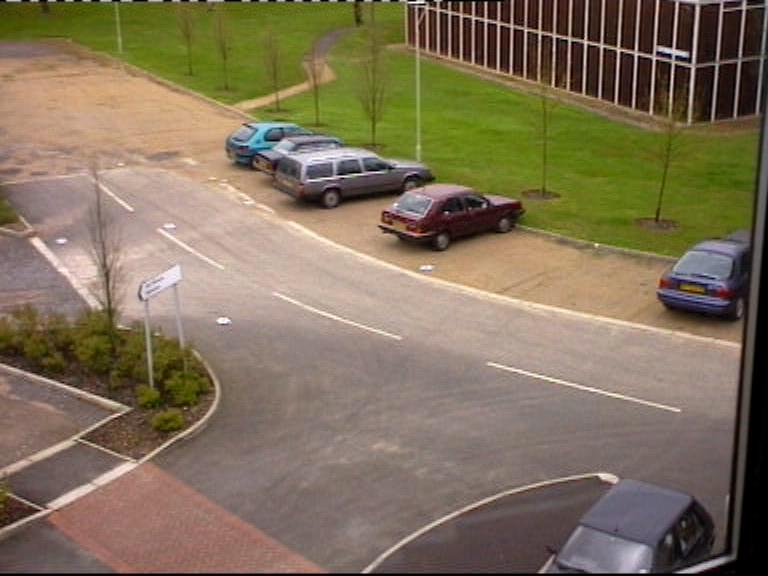
#> input picture 唐麒_21120299_W5/Scene_Data/0000.jpg, 768 x 576 px
$ python main.py
#> lines starting #> are read from the running program, lines starting #| are printed output that depends on the picture
# coding: utf-8
# Author：QiTang
# Date ：30/10/2022

import os
import cv2
import time
import pickle
import numpy as np
import matplotlib.pyplot as plt

# 值越大，前景被当作背景的可能性也越大
# 值越小，背景被当作前景的可能性也越大
SIGMA = 30  # 可调整的参数
WEIGHT = 0.1  # 可调整的参数


# 图像GMM模型定义
class GmmModel:
    def __init__(self, sample_image):
        # 像素点个数
        self.img_size = sample_image.shape[0] * sample_image.shape[1]
        # 各像素点的模型个数 （初始化为0）
        self.model_count = np.zeros([1, self.img_size], int)
        # GMM高斯模型的个数 K （这里是固定的，有些方法可以对每个像素进行自适应模型个数K的选取）
        self.k = 4  # 可调整的参数
        # 学习率 Alpha
        self.alpha = 0.005  # 可调整的参数
        # SumOfWeightThreshold T
        self.t = 0.75  # 可调整的参数
        # 各个模型的权重系数（初始化为0）
        self.w = np.zeros([self.k, self.img_size])
        # 各高斯模型的均值（初始化为0）
        self.u = np.zeros([self.k, self.img_size])
        # 各高斯模型的标准差（初始化为默认值）
        self.sigma = np.full([self.k, self.img_size], SIGMA)


# 加载训练数据集
def load_train_dataset(path):
    image_set = []

    for pic_i in range(1, 109):
        if pic_i < 10:
            pic_name = "000%d.jpg" % pic_i
        elif 100 > pic_i >= 10:
            pic_name = "00%d.jpg" % pic_i
        else:
            pic_name = "0%d.jpg" % pic_i
        file_path = os.path.join(path, pic_name)
        # 以灰度图的形式读取
        img = cv2.imread(file_path, cv2.IMREAD_GRAYSCALE)
        image_set.append(img)
    return image_set


# 加载测试数据集
# [15 lines left out: function load_test_dataset, not called in this run]


# 读取图片集合，返回灰度图
def load_data_set(path, is_training=True):
    if is_training:
        return load_train_dataset(path)
    else:
        return load_test_dataset(path)


# gmm模型初始化
def gmm_model_create():
    # 读取首张图片帧
    first_frame = cv2.imread('./Scene_Data/0000.jpg', cv2.IMREAD_GRAYSCALE)
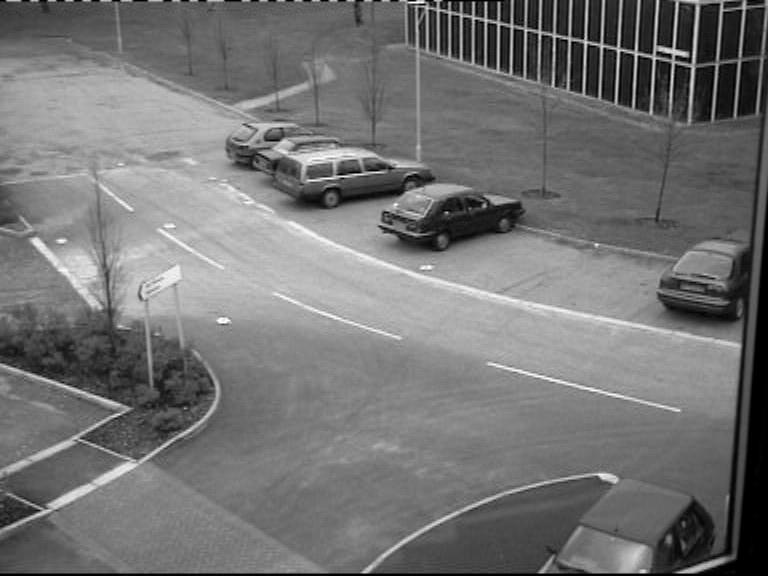
#> first_frame: shape (576, 768); min 0, max 255, mean 115.6
    return GmmModel(first_frame)


# 训练模型参数
def gmm_model_train(gmm_model, single_frame):
    # start_time = time.time()
    img_rows = single_frame.shape[0]
    img_cols = single_frame.shape[1]
    for m in range(img_rows):
        for n in range(img_cols):
            # 用于标识是否存在与像素点(m,n)匹配的分布模型
            matched = False
            for k in range(gmm_model.model_count[0, m * img_cols + n]):
                # 计算像素点与高斯分布均值的差值
                difference = abs(single_frame[m, n] - gmm_model.u[k, m * img_cols + n])
                distance = difference * difference
                # 当前像素点满足当前高斯分布
                if difference <= 2.5 * gmm_model.sigma[k, m * img_cols + n]:
                    matched = True
                    # 更新第k个高斯分布模型的参数
                    # 计算第k个高斯分布在该像素点上的概率密度
                    prob = (1 / (2 * np.pi * gmm_model.sigma[k, m * img_cols + n] ** 2) ** 0.5) * np.exp(
                        -(single_frame[m, n] - gmm_model.u[k, m * img_cols + n]) ** 2 / (
                                2 * (gmm_model.sigma[k, m * img_cols + n] ** 2)))
                    p = gmm_model.alpha * prob
                    # update weight
                    gmm_model.w[k, m * img_cols + n] = (1 - gmm_model.alpha) * gmm_model.w[
                        k, m * img_cols + n] + gmm_model.alpha
                    # update mean
                    gmm_model.u[k, m * img_cols + n] = (1 - p) * gmm_model.u[k, m * img_cols + n] + p * single_frame[
                        m, n]
                    # update standard deviation
                    if gmm_model.sigma[k, m * img_cols + n] < SIGMA / 2:
                        gmm_model.sigma[k, m * img_cols + n] = SIGMA / 2
                    else:
                        gmm_model.sigma[k, m * img_cols + n] = ((1 - p) * gmm_model.sigma[
                            k, m * img_cols + n] ** 2 + p * distance) ** 0.5
                    break
                else:
                    # 当前像素点不满足当前高斯分布
                    # 只更新weight
                    gmm_model.w[k, m * img_cols + n] = (1 - gmm_model.alpha) * gmm_model.w[k, m * img_cols + n]
                # 对k个gmm_model进行排序，便于后面高斯分布模型的替换和更新
                gmm_model_sort(gmm_model, m, n, img_cols)
            '''
            # 当前像素点未匹配到任何一个高斯分布，则需要新建一个高斯分布
            # 这里需要考虑两种情况
            # 1. 存在未初始化的高斯分布：此时可新建一个高斯分布
            # 2. k个高斯分布均已被初始化：此时替换order_weight最低的分布模型
            '''
            if not matched:
                # print('(', m, ',', n, ')', 'no matching distribution')
                # condition 1
                model_count = gmm_model.model_count[0, m * img_cols + n]
                if model_count < gmm_model.k:
                    # 初始化weight
                    gmm_model.w[model_count, m * img_cols + n] = WEIGHT
                    # 初始化mean
                    gmm_model.u[model_count, m * img_cols + n] = single_frame[m, n]
                    # 初始化standard deviation
                    gmm_model.sigma[model_count, m * img_cols + n] = SIGMA
                    gmm_model.model_count[0, m * img_cols + n] = model_count + 1
                # condition 2
                else:
                    # update weight
                    gmm_model.w[gmm_model.k - 1, m * img_cols + n] = WEIGHT
                    # update mean
                    gmm_model.u[gmm_model.k - 1, m * img_cols + n] = single_frame[m, n]
                    # update standard deviation
                    gmm_model.sigma[gmm_model.k - 1, m * img_cols + n] = SIGMA
            # weight归一化
            # 加上此判断条件，运行速度快了很多
            if sum(gmm_model.w[:, m * img_cols + n]) != 0:
                gmm_model.w[:, m * img_cols + n] = gmm_model.w[:, m * img_cols + n] / sum(
                    gmm_model.w[:, m * img_cols + n])
    # end_time = time.time()
    # print(end_time - start_time)


# 对指定像素点的k个gmm_model进行排序(依据：w/sigma)
# [55 lines left out: functions gmm_model_sort, optimize_frame, background_subtract, not called in this run]


# 保存GMM模型到本地
def gmm_model_save(gmm_model, path):
    with open(path, 'wb') as f:
        pickle.dump(gmm_model, f)


# 加载本地GMM模型
# [4 lines left out: function gmm_model_load, not called in this run]


if __name__ == '__main__':
    # 初始化GMM模型
    model = gmm_model_create()
    gmm_model_path = './models_learned/gmm_model_maxK={0}_alpha={1}_T={2}_sigma={3}.pkl'.format(model.k, model.alpha,
                                                                                                model.t, SIGMA)

    if not os.path.exists('./models_learned/'):
        os.mkdir('./models_learned/')

    # 如果模型已存在则直接加载
    if not os.path.exists(gmm_model_path):
        # 加载训练集
        frames = load_data_set('./Scene_Data/', is_training=True)
#> frames = 108 items
        for i in range(len(frames)):
            print('frame ' + str(i) + ' is training...')
#> (the run stopped early here; a loop or call above may not have finished)
